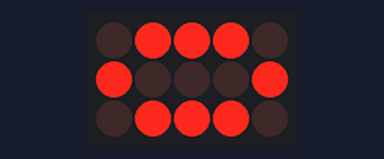
A sketch run on a simulated Arduino Uno, built with avr-gcc and run on an emulated ATmega328P. Parts: 5×3 LED matrix. Wiring (inferred from the names in the program): LED matrix (orientation assumed): rows pin 7, pin 6, pin 5; columns pin 12, pin 11, pin 10, pin 9, pin 8.

Above: at 0.1 s.
At 1.3 s:
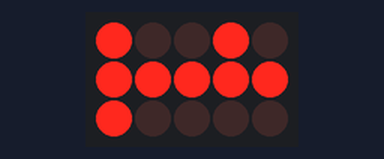
At 3.6 s:
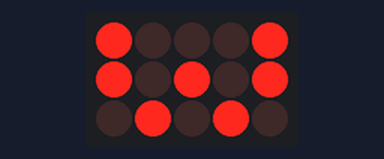
At 7.2 s:
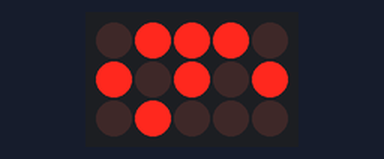
At 10.7 s:
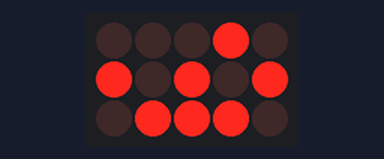
At 14.3 s:
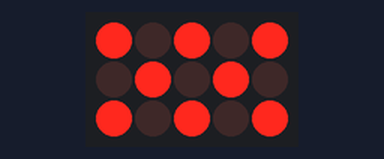

The sketch:

teste_multiplexacao_2.ino
```cpp
/*
  Matriz 3x5 (Wide) - Animação com Controle de Brilho
  Hardware:
    - Linhas (Anodos): 7 (Verm), 6 (Am), 5 (Verde)
    - Colunas (Catodos): 12, 11, 10, 9, 8
*/

// --- Configuração de Hardware ---
int linhas[] = {7, 6, 5};
// Agora temos 5 pinos de colunas!
int colunas[] = {12, 11, 10, 9, 8};

// Constantes de tamanho atualizadas
const int QTD_QUADROS = 13;
const int QTD_LINHAS = 3;
const int QTD_COLUNAS = 5; // Aumentou de 3 para 5

// --- A Animação (3D Array) ---
// [Quantidade de Quadros] [Linhas] [Colunas]
// Note que agora cada linha tem 5 zeros ou uns
byte animacao[QTD_QUADROS][QTD_LINHAS][QTD_COLUNAS] = {
  // Quadro 0: Número 0
  {
    {0, 1, 1, 1, 0},
    {1, 0, 0, 0, 1},
    {0, 1, 1, 1, 0}
  },
  // Quadro 1: Número 1
  {
    {1, 0, 0, 1, 0},
    {1, 1, 1, 1, 1},
    {1, 0, 0, 0, 0}
  },
  // Quadro 2: Número 2
  {
    {1, 1, 0, 0, 1},
    {1, 0, 1, 0, 1},
    {1, 0, 0, 1, 0}
  },
  // Quadro 3: Número 3
  {
    {1, 0, 0, 0, 1},
    {1, 0, 1, 0, 1},
    {0, 1, 0, 1, 0}
  },
  // Quadro 4: Número 4
  {
    {0, 0, 0, 1, 1},
    {0, 0, 1, 0, 0},
    {1, 1, 1, 1, 1}
  },
  // Quadro 5: Número 5
  {
    {1, 0, 0, 1, 1},
    {1, 0, 1, 0, 1},
    {0, 1, 0, 0, 1}
  },
  // Quadro 6: Número 6
  {
    {0, 1, 1, 1, 0},
    {1, 0, 1, 0, 1},
    {0, 1, 0, 0, 0}
  },
  // Quadro 7: Número 7
  {
    {1, 1, 0, 0, 1},
    {0, 0, 1, 0, 1},
    {0, 0, 0, 1, 1}
  },
  // Quadro 8: Número 8
  {
    {1, 1, 0, 1, 1},
    {1, 0, 1, 0, 1},
    {1, 1, 0, 1, 1}
  },
  // Quadro 9: Número 9
  {
    {0, 0, 0, 1, 0},
    {1, 0, 1, 0, 1},
    {0, 1, 1, 1, 0}
  },
  // Quadro 10: Quadrado
  {
    {0, 0, 0, 0, 0},
    {0, 0, 1, 0, 0},
    {0, 0, 0, 0, 0}
  },
  // Quadro 11: Retângulo Invertido
  {
    {0, 0, 1, 0, 0},
    {0, 1, 0, 1, 0},
    {0, 0, 1, 0, 0}
  },
  // Quadro 12: Quadrado Invertido
  {
    {1, 0, 1, 0, 1},
    {0, 1, 0, 1, 0},
    {1, 0, 1, 0, 1}
  }
};

void setup() {
  // Configura pinos das LINHAS (3 pinos)
  for (int i = 0; i < QTD_LINHAS; i++) {
    pinMode(linhas[i], OUTPUT);
    digitalWrite(linhas[i], LOW);
  }
  // Configura pinos das COLUNAS (5 pinos)
  for (int i = 0; i < QTD_COLUNAS; i++) {
    pinMode(colunas[i], OUTPUT);
    digitalWrite(colunas[i], HIGH); // Catodo HIGH = Off
  }
}

void loop() {
  for (int k = 0; k < QTD_QUADROS; k++) {
    // 1. Mostra imagem com brilho total
    exibirPorTempo(k, 100, 600);

    // 2. Efeito Fade Out (Apaga suavemente)
    for (int b = 100; b >= 0; b -= 4) { // Aumentei o passo para ser mais rápido
      exibirPorTempo(k, b, 15);
    }

    // Pequena pausa escura entre números
    delay(100);
  }
}

// --- ENGINE GRÁFICA (Adaptada para 5 Colunas) ---
void exibirPorTempo(int quadroIndex, int brilho, int duracao) {

  unsigned long inicio = millis();

  // Ajuste do ciclo para 5 colunas (mantendo fluidez)
  int tempoCicloPorLinha = 2000;
  int tempoLigado = map(brilho, 0, 100, 0, tempoCicloPorLinha);
  int tempoDesligado = tempoCicloPorLinha - tempoLigado;

  while (millis() - inicio < duracao) {

    // Varredura das LINHAS
    for (int i = 0; i < QTD_LINHAS; i++) {

      // 1. Configura as 5 COLUNAS para a linha atual
      for (int j = 0; j < QTD_COLUNAS; j++) {
        if (animacao[quadroIndex][i][j] == 1) {
          digitalWrite(colunas[j], LOW); // Liga pixel (GND)
        } else {
          digitalWrite(colunas[j], HIGH); // Desliga pixel (VCC)
        }
      }

      // 2. Acende a Linha (PWM ON)
      if (tempoLigado > 0) {
        digitalWrite(linhas[i], HIGH);
        delayMicroseconds(tempoLigado);
      }

      // 3. Apaga a Linha (PWM OFF)
      digitalWrite(linhas[i], LOW);
      if (tempoDesligado > 0) {
        delayMicroseconds(tempoDesligado);
      }

      // 4. Limpa as 5 colunas
      for (int k = 0; k < QTD_COLUNAS; k++) digitalWrite(colunas[k], HIGH);
    }
  }
}
```

Measured:
- by itself, everything shown: repeats every 15.4 s, in 26 steps
- what the display in image 0 shows lasts 1.1 s, from 0.0 s to 1.1 s
